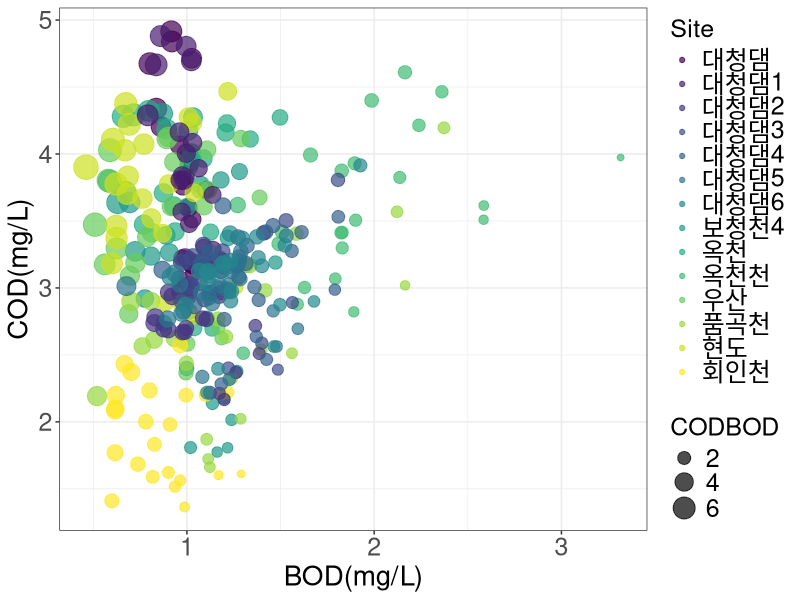

The R script that drew this image: (Note: this script raises an error after producing the figure.)
# Source from https://www.datanovia.com/en/blog/gganimate-how-to-create-plots-with-beautiful-animation-in-r/
# Load required packages and set the default ggplot2 theme to theme_bw():

library(ggplot2)
library(gganimate)
theme_set(theme_bw())

# Demo dataset
df <- read.csv("DC_BOD_COD.csv", na = "-", fileEncoding = "CP949", encoding = "UTF-8")
head(df)

# Static plot

My_Theme = theme(
  axis.title.x = element_text(size = 20),
  axis.text.x = element_text(size = 18),
  axis.title.y = element_text(size = 20),
  axis.text.y = element_text(size = 18),
  legend.title = element_text(size = 18),
  legend.text = element_text(size = 18),
  legend.key = element_rect(size = 20))

p0 <- ggplot(
  df, 
  aes(x = BOD, y=COD, size = CODBOD, colour = Site)) +
  geom_point(show.legend = TRUE, alpha = 0.7, position = "jitter") +
  scale_color_viridis_d() +
  scale_size(range = c(2, 8)) +
  labs(x = "BOD(mg/L)", y = "COD(mg/L)")+
  My_Theme
p0

# Transition through distinct states in time
# Basics
pa0 <- p0 + transition_time(Year) +
  labs(title = "Year: {frame_time}", size = 20)
# save as a GIF
animate(pa0, fps = 5, width = 600, height = 500, renderer=gifski_renderer("pa0.gif"))

p1 <- ggplot(
  df, 
  aes(x = BOD, y=COD, size = CODBOD, colour = Waterbody)) +
  geom_point(show.legend = TRUE, alpha = 0.7, position = "jitter") +
  scale_color_viridis_d() +
  scale_size(range = c(2, 8)) +
  labs(x = "BOD(mg/L)", y = "COD(mg/L)")+
  My_Theme
p1

# Transition through distinct states in time
# Basics
pa1 <- p1 + transition_time(Year) +
  labs(title = "Year: {frame_time}", size = 20)
# save as a GIF
animate(pa1, fps = 5, width = 600, height = 500, renderer=gifski_renderer("pa1.gif"))


pl <- ggplot(
  df,
  aes(Year, CODBOD, group = Site, color = Site)) +
  geom_line() +
  scale_color_viridis_d() +
  labs(x = "Year", y = "COD to BOD Ratio") +
  theme(legend.position = "top")+
  My_Theme
pl

# pla <- pl + 
#   geom_point() +
#   transition_reveal(Year)
# 
# animate(pla, fps = 5, width = 1000, height = 500, renderer=gifski_renderer("pla.gif"))
# 

pla <- pl + 
  geom_point(aes(group = seq_along(Year))) +
  transition_reveal(Year)
animate(pla, fps = 5, width = 1200, height = 500, renderer=gifski_renderer("pla.gif"))
